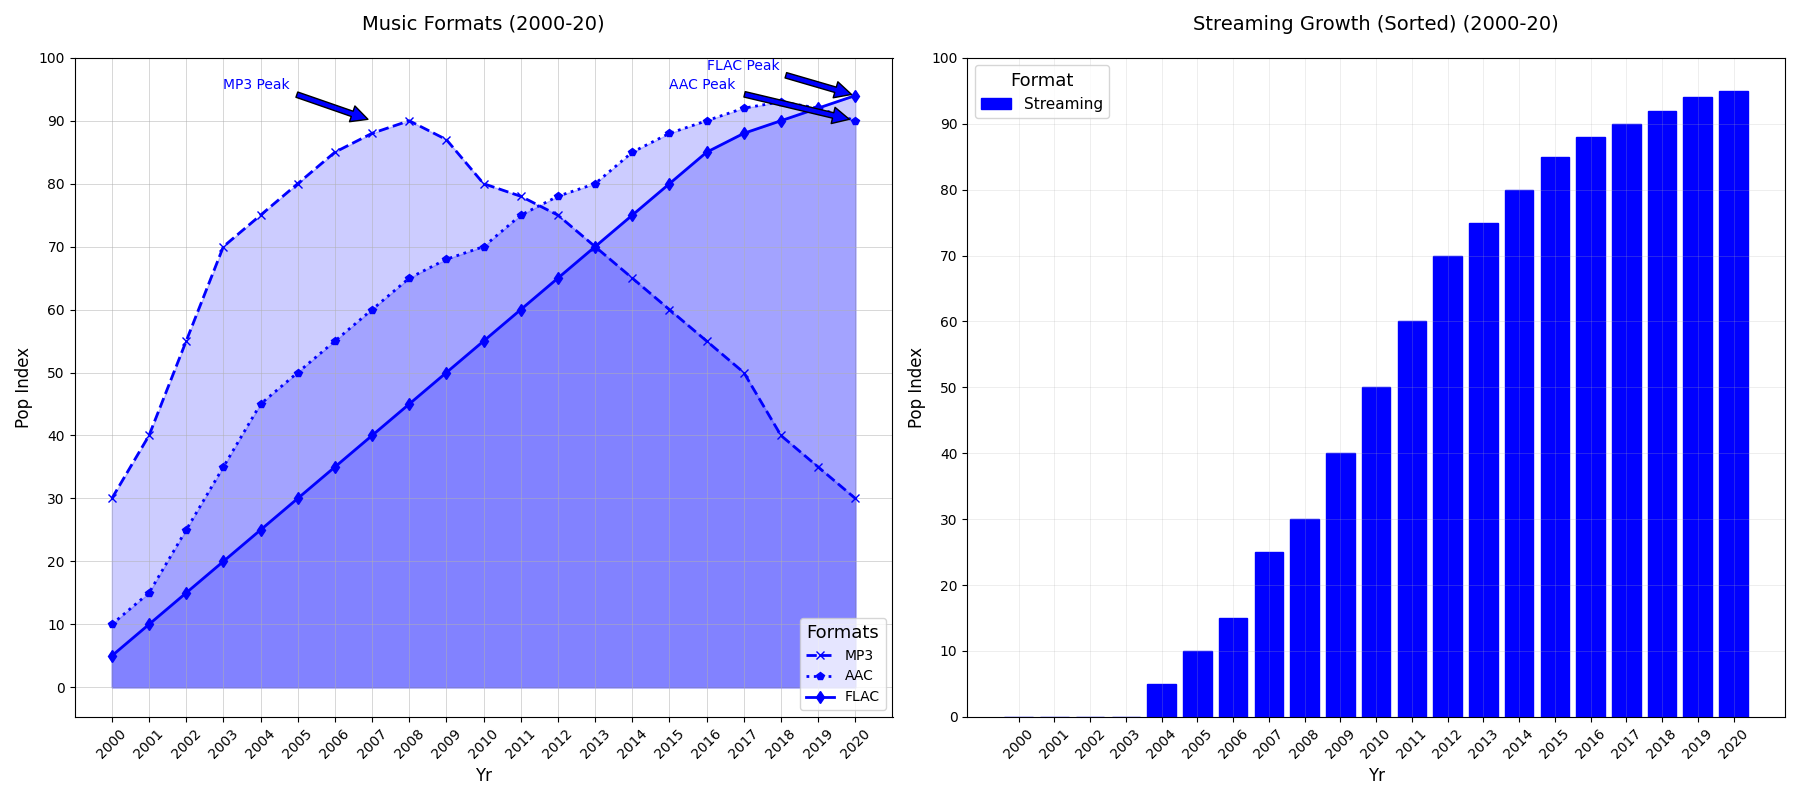

This chart was generated by the following Python code:
import matplotlib.pyplot as plt
import numpy as np

years = np.arange(2000, 2021)
mp3_popularity = [30, 40, 55, 70, 75, 80, 85, 88, 90, 87, 80, 78, 75, 70, 65, 60, 55, 50, 40, 35, 30]
aac_popularity = [10, 15, 25, 35, 45, 50, 55, 60, 65, 68, 70, 75, 78, 80, 85, 88, 90, 92, 93, 92, 90]
flac_popularity = [5, 10, 15, 20, 25, 30, 35, 40, 45, 50, 55, 60, 65, 70, 75, 80, 85, 88, 90, 92, 94]
streaming_popularity = [0, 0, 0, 0, 5, 10, 15, 25, 30, 40, 50, 60, 70, 75, 80, 85, 88, 90, 92, 94, 95]

fig, ax = plt.subplots(nrows=1, ncols=2, figsize=(18, 8))

# Line plot for music formats
ax[0].plot(years, mp3_popularity, marker='x', linestyle='--', linewidth=2, color='blue', label='MP3')
ax[0].plot(years, aac_popularity, marker='p', linestyle=':', linewidth=2, color='blue', label='AAC')
ax[0].plot(years, flac_popularity, marker='d', linestyle='-', linewidth=2, color='blue', label='FLAC')
ax[0].fill_between(years, mp3_popularity, color='blue', alpha=0.2)
ax[0].fill_between(years, aac_popularity, color='blue', alpha=0.2)
ax[0].fill_between(years, flac_popularity, color='blue', alpha=0.2)
ax[0].set_title('Music Formats (2000-20)', fontsize=14, pad=20)
ax[0].set_xlabel('Yr', fontsize=12)
ax[0].set_ylabel('Pop Index', fontsize=12)
ax[0].set_xticks(years)
ax[0].set_xticklabels(years, rotation=45)
ax[0].set_yticks(np.arange(0, 101, 10))
ax[0].grid(True, which='major', linestyle='-', linewidth=0.7, alpha=0.5)
ax[0].legend(loc='lower right', fontsize=10, title='Formats', title_fontsize='13')

ax[0].annotate('MP3 Peak', xy=(2007, 90), xytext=(2003, 95), arrowprops=dict(facecolor='blue', shrink=0.05), fontsize=10, color='blue')
ax[0].annotate('AAC Peak', xy=(2020, 90), xytext=(2015, 95), arrowprops=dict(facecolor='blue', shrink=0.05), fontsize=10, color='blue')
ax[0].annotate('FLAC Peak', xy=(2020, 94), xytext=(2016, 98), arrowprops=dict(facecolor='blue', shrink=0.05), fontsize=10, color='blue')

# Sort the streaming popularity data and plot sorted bar chart
sorted_years = [x for _, x in sorted(zip(streaming_popularity, years), key=lambda pair: pair[0])]
sorted_streaming_popularity = sorted(streaming_popularity)

ax[1].bar(sorted_years, sorted_streaming_popularity, color='blue', edgecolor='blue', hatch='/', label='Streaming')
ax[1].set_title('Streaming Growth (Sorted) (2000-20)', fontsize=14, pad=20)
ax[1].set_xlabel('Yr', fontsize=12)
ax[1].set_ylabel('Pop Index', fontsize=12)
ax[1].set_xticks(sorted_years)
ax[1].set_xticklabels(sorted_years, rotation=45)
ax[1].set_yticks(np.arange(0, 101, 10))
ax[1].grid(True, which='both', linestyle='-', linewidth=0.5, alpha=0.3)
ax[1].legend(loc='upper left', fontsize=11, title='Format', title_fontsize='13')

plt.tight_layout()
plt.show()
